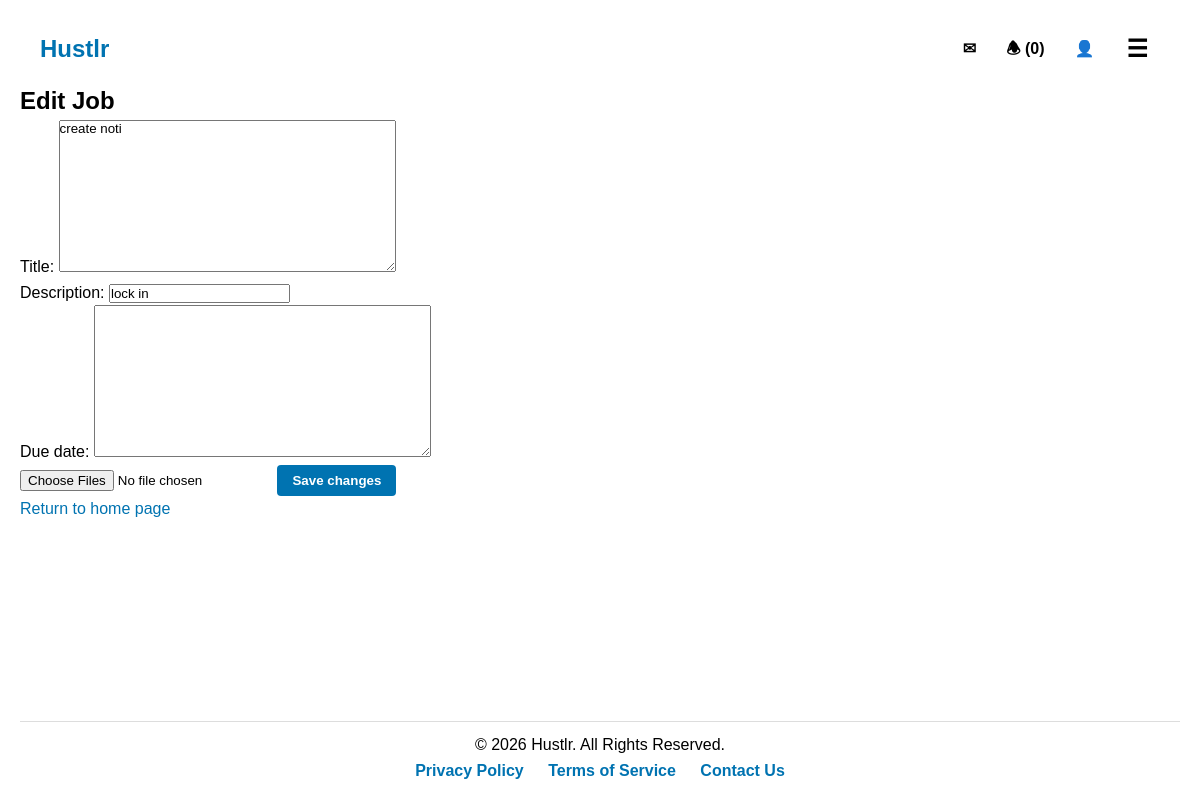
Page /job/26/edit/ (signed in) on the earlier database version.
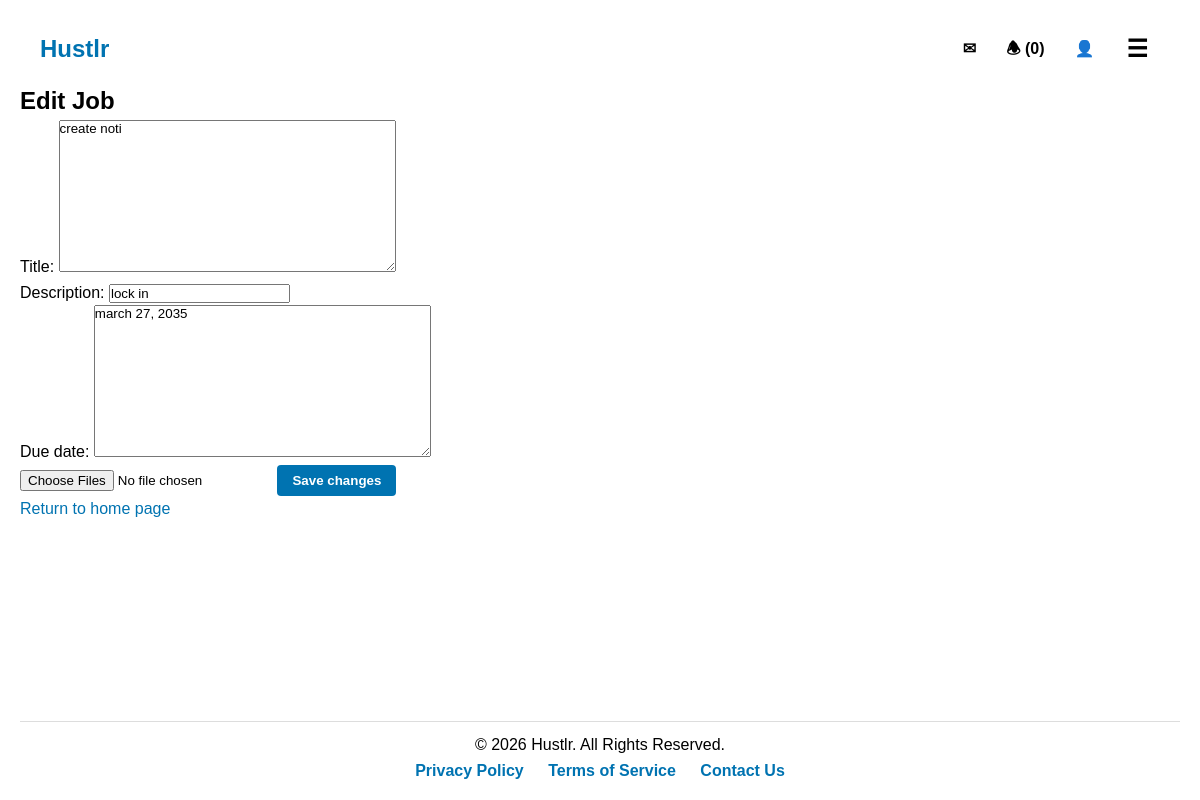
Same page on the later database version.
### users/models.py (models this page shows, shortened)
class JobListing(models.Model):
    job_status = [
        ('OPEN', 'open'),
        ('PENDING', 'pending'),
        ('COMPLETED', 'completed'),
        ('CANCELLED', 'cancelled'),
    ]
    job_category = [
        ('landscaping','Landscaping'),
        ('cleaning','Cleaning'),
        ('garbage_removal','Garbage Removal'),
        ('automotive','Automotive'),
        ('handyman','Handyman'),
        ('other','Other'),
    ]
    category = models.CharField(max_length=50, choices=job_category, default='other')
    profile = models.ForeignKey(Profile, on_delete=models.CASCADE)
    price = models.FloatField(blank=False, default=0.0)
    title = models.TextField(max_length=20)
    description = models.CharField(max_length=800, blank=False)
    date = models.DateTimeField(auto_now_add=True)
    status = models.CharField(max_length=10, choices=job_status, default='open')
    due_date = models.TextField(max_length=20, blank=True, null=True)

### job_board/views.py (the view)
# urls.py: path('job/<int:job_id>/edit/', views.job_edit, name='job_edit'),
@login_required
def job_edit(request, job_id):
    job = get_object_or_404(JobListing, id=job_id)
    if job.profile != request.user.profile:
        return redirect('job_details')
    if request.method == 'POST':
        form = JobDetailsForm(request.POST, request.FILES, instance=job)
        images = request.FILES.getlist('images')
        total_images = job.images.count() + len(images)
        if total_images > 3:
            messages.error(request, "You can't have more than 3 images posted per job.")
            return redirect('job_details', job_id=job.id)
        elif form.is_valid():
            form.save()
            for img in images:
                JobImage.objects.create(job=job, image=img)
            messages.success(request, "Job updated successfully.")
            return redirect('job_details', job_id=job.id)
    else:
        form = JobDetailsForm(instance=job)
    return render(request, 'job_board/job_edit.html', {'form': form, 'job': job})

### job_board/forms.py (shortened to what this page needs)
class JobDetailsForm(forms.ModelForm):
    class Meta:
        model = JobListing
        fields = [
            'title',
            'description',
            'due_date',
        ]

### users/context_processors.py (called while the page is built)
def unread_messages(request):
    if request.user.is_authenticated:
        conversations = Conversation.objects.filter(
            messages__is_read=False
        ).exclude(messages__sender=request.user).distinct()
        count = conversations.count()
    else:
        count = 0
    return {'unread_count': count}

### job_board/templates/job_board/job_edit.html (shortened to what this page needs)
{% extends 'job_board/base.html' %}
{% block content %}
<h2>Edit Job</h2>
<form method="post" enctype="multipart/form-data">
    {{ form.as_p }}
    <input type="file" name="images" multiple>
    <button type="submit">Save changes</button>
</form>
<p><a href="/">Return to home page</a></p>
{% endblock %}

Differences in the rows shown:
changed JobListing "create noti": due_date (not shown) → "march 27, 2035"
